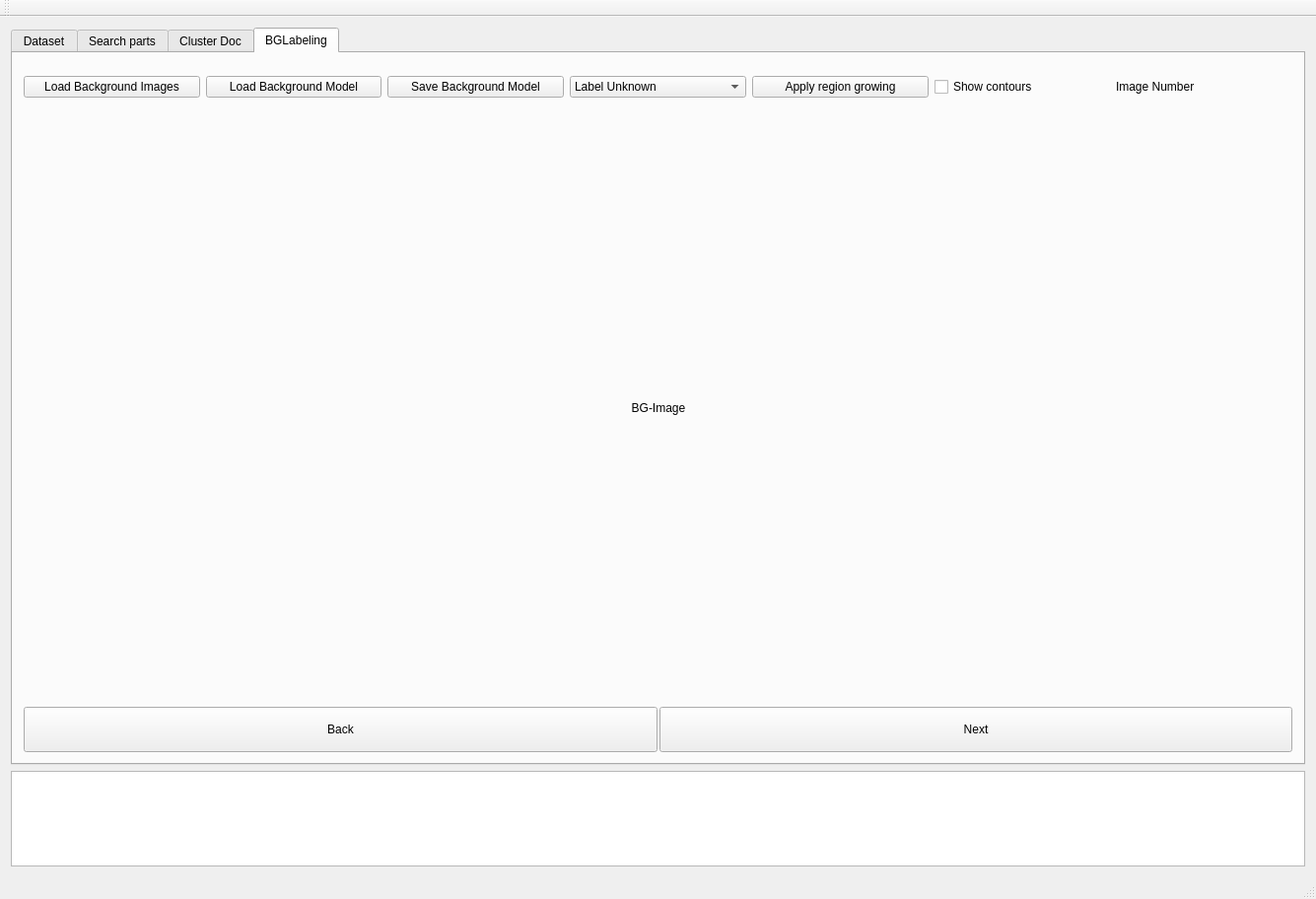
<?xml version="1.0" encoding="UTF-8"?>
<ui version="4.0">
 <class>MainWindow</class>
 <widget class="QMainWindow" name="MainWindow">
  <property name="geometry">
   <rect>
    <x>0</x>
    <y>0</y>
    <width>1302</width>
    <height>912</height>
   </rect>
  </property>
  <property name="sizePolicy">
   <sizepolicy hsizetype="Preferred" vsizetype="Maximum">
    <horstretch>0</horstretch>
    <verstretch>0</verstretch>
   </sizepolicy>
  </property>
  <property name="windowTitle">
   <string>MainWindow</string>
  </property>
  <widget class="QWidget" name="centralWidget">
   <property name="sizePolicy">
    <sizepolicy hsizetype="Preferred" vsizetype="Preferred">
     <horstretch>0</horstretch>
     <verstretch>0</verstretch>
    </sizepolicy>
   </property>
   <layout class="QVBoxLayout" name="verticalLayout">
    <item>
     <layout class="QGridLayout" name="gridLayout_7">
      <item row="1" column="0">
       <widget class="QTabWidget" name="TAB">
        <property name="sizePolicy">
         <sizepolicy hsizetype="Expanding" vsizetype="Expanding">
          <horstretch>0</horstretch>
          <verstretch>0</verstretch>
         </sizepolicy>
        </property>
        <property name="currentIndex">
         <number>3</number>
        </property>
        <widget class="QWidget" name="DATASET">
         <property name="enabled">
          <bool>true</bool>
         </property>
         <property name="sizePolicy">
          <sizepolicy hsizetype="Expanding" vsizetype="Expanding">
           <horstretch>0</horstretch>
           <verstretch>0</verstretch>
          </sizepolicy>
         </property>
         <attribute name="title">
          <string>Dataset</string>
         </attribute>
         <layout class="QGridLayout" name="gridLayout_3">
          <property name="leftMargin">
           <number>0</number>
          </property>
          <property name="topMargin">
           <number>0</number>
          </property>
          <property name="rightMargin">
           <number>0</number>
          </property>
          <property name="bottomMargin">
           <number>0</number>
          </property>
          <item row="0" column="0">
           <layout class="QGridLayout" name="gridLayout_2">
            <item row="0" column="0">
             <layout class="QGridLayout" name="gridLayout_6">
              <item row="0" column="0">
               <spacer name="horizontalSpacer_11">
                <property name="orientation">
                 <enum>Qt::Horizontal</enum>
                </property>
                <property name="sizeType">
                 <enum>QSizePolicy::Preferred</enum>
                </property>
                <property name="sizeHint" stdset="0">
                 <size>
                  <width>160</width>
                  <height>20</height>
                 </size>
                </property>
               </spacer>
              </item>
              <item row="0" column="3">
               <layout class="QVBoxLayout" name="verticalLayout_6">
                <property name="spacing">
                 <number>2</number>
                </property>
                <item>
                 <widget class="QLabel" name="CreateDatasetLabel">
                  <property name="enabled">
                   <bool>true</bool>
                  </property>
                  <property name="sizePolicy">
                   <sizepolicy hsizetype="Expanding" vsizetype="Fixed">
                    <horstretch>0</horstretch>
                    <verstretch>0</verstretch>
                   </sizepolicy>
                  </property>
                  <property name="minimumSize">
                   <size>
                    <width>10</width>
                    <height>40</height>
                   </size>
                  </property>
                  <property name="maximumSize">
                   <size>
                    <width>700</width>
                    <height>60</height>
                   </size>
                  </property>
                  <property name="font">
                   <font>
                    <pointsize>25</pointsize>
                    <weight>50</weight>
                    <bold>false</bold>
                    <underline>true</underline>
                    <kerning>true</kerning>
                   </font>
                  </property>
                  <property name="layoutDirection">
                   <enum>Qt::LeftToRight</enum>
                  </property>
                  <property name="text">
                   <string>Create Dataset</string>
                  </property>
                  <property name="textFormat">
                   <enum>Qt::AutoText</enum>
                  </property>
                  <property name="scaledContents">
                   <bool>true</bool>
                  </property>
                  <property name="alignment">
                   <set>Qt::AlignCenter</set>
                  </property>
                 </widget>
                </item>
                <item>
                 <layout class="QHBoxLayout" name="horizontalLayout_13">
                  <property name="spacing">
                   <number>3</number>
                  </property>
                  <item>
                   <widget class="QPushButton" name="CreateCompDataset">
                    <property name="text">
                     <string>Create component dataset</string>
                    </property>
                   </widget>
                  </item>
                  <item>
                   <widget class="QPushButton" name="LoadCompDataset">
                    <property name="text">
                     <string>Load component dataset</string>
                    </property>
                   </widget>
                  </item>
                  <item>
                   <widget class="QPushButton" name="SaveCompDataset">
                    <property name="text">
                     <string>Save component dataset</string>
                    </property>
                   </widget>
                  </item>
                 </layout>
                </item>
               </layout>
              </item>
              <item row="0" column="4">
               <spacer name="horizontalSpacer_12">
                <property name="orientation">
                 <enum>Qt::Horizontal</enum>
                </property>
                <property name="sizeType">
                 <enum>QSizePolicy::Preferred</enum>
                </property>
                <property name="sizeHint" stdset="0">
                 <size>
                  <width>160</width>
                  <height>20</height>
                 </size>
                </property>
               </spacer>
              </item>
             </layout>
            </item>
            <item row="1" column="0">
             <layout class="QGridLayout" name="gridLayout_5">
              <item row="1" column="0">
               <layout class="QVBoxLayout" name="verticalLayout_11">
                <property name="spacing">
                 <number>9</number>
                </property>
                <item>
                 <widget class="QLineEdit" name="ComponentName">
                  <property name="sizePolicy">
                   <sizepolicy hsizetype="Minimum" vsizetype="Fixed">
                    <horstretch>0</horstretch>
                    <verstretch>0</verstretch>
                   </sizepolicy>
                  </property>
                  <property name="text">
                   <string/>
                  </property>
                 </widget>
                </item>
                <item>
                 <widget class="QLabel" name="ComponentPathLabel">
                  <property name="sizePolicy">
                   <sizepolicy hsizetype="Minimum" vsizetype="Fixed">
                    <horstretch>0</horstretch>
                    <verstretch>0</verstretch>
                   </sizepolicy>
                  </property>
                  <property name="text">
                   <string>Component dataset path</string>
                  </property>
                 </widget>
                </item>
                <item>
                 <layout class="QHBoxLayout" name="horizontalLayout_4">
                  <item>
                   <widget class="QLineEdit" name="ComponentDatasetPath">
                    <property name="sizePolicy">
                     <sizepolicy hsizetype="Minimum" vsizetype="Fixed">
                      <horstretch>0</horstretch>
                      <verstretch>0</verstretch>
                     </sizepolicy>
                    </property>
                    <property name="text">
                     <string/>
                    </property>
                   </widget>
                  </item>
                 </layout>
                </item>
                <item>
                 <layout class="QHBoxLayout" name="horizontalLayout_25">
                  <property name="spacing">
                   <number>3</number>
                  </property>
                  <item>
                   <layout class="QVBoxLayout" name="verticalLayout_4">
                    <property name="spacing">
                     <number>2</number>
                    </property>
                    <item>
                     <widget class="QLabel" name="ComponentWidthLabel">
                      <property name="sizePolicy">
                       <sizepolicy hsizetype="Preferred" vsizetype="Fixed">
                        <horstretch>0</horstretch>
                        <verstretch>0</verstretch>
                       </sizepolicy>
                      </property>
                      <property name="text">
                       <string>Component width [mm]</string>
                      </property>
                     </widget>
                    </item>
                    <item>
                     <widget class="QLineEdit" name="ComponentWidth">
                      <property name="enabled">
                       <bool>true</bool>
                      </property>
                      <property name="sizePolicy">
                       <sizepolicy hsizetype="Minimum" vsizetype="Fixed">
                        <horstretch>0</horstretch>
                        <verstretch>0</verstretch>
                       </sizepolicy>
                      </property>
                      <property name="text">
                       <string>0</string>
                      </property>
                     </widget>
                    </item>
                   </layout>
                  </item>
                  <item>
                   <layout class="QVBoxLayout" name="verticalLayout_5">
                    <item>
                     <widget class="QLabel" name="ComponentHeightLabel">
                      <property name="sizePolicy">
                       <sizepolicy hsizetype="Preferred" vsizetype="Fixed">
                        <horstretch>0</horstretch>
                        <verstretch>0</verstretch>
                       </sizepolicy>
                      </property>
                      <property name="text">
                       <string>Component height [mm]</string>
                      </property>
                     </widget>
                    </item>
                    <item>
                     <widget class="QLineEdit" name="ComponentHeight">
                      <property name="sizePolicy">
                       <sizepolicy hsizetype="Preferred" vsizetype="Fixed">
                        <horstretch>0</horstretch>
                        <verstretch>0</verstretch>
                       </sizepolicy>
                      </property>
                      <property name="text">
                       <string>0</string>
                      </property>
                     </widget>
                    </item>
                   </layout>
                  </item>
                 </layout>
                </item>
                <item>
                 <layout class="QHBoxLayout" name="horizontalLayout_26">
                  <property name="spacing">
                   <number>2</number>
                  </property>
                  <item>
                   <layout class="QVBoxLayout" name="verticalLayout_7">
                    <property name="spacing">
                     <number>2</number>
                    </property>
                    <item>
                     <widget class="QLabel" name="BorderSizeLabel">
                      <property name="sizePolicy">
                       <sizepolicy hsizetype="Preferred" vsizetype="Fixed">
                        <horstretch>0</horstretch>
                        <verstretch>0</verstretch>
                       </sizepolicy>
                      </property>
                      <property name="text">
                       <string>BorderSize [mm]</string>
                      </property>
                     </widget>
                    </item>
                    <item>
                     <widget class="QLineEdit" name="BorderSize">
                      <property name="sizePolicy">
                       <sizepolicy hsizetype="Preferred" vsizetype="Fixed">
                        <horstretch>0</horstretch>
                        <verstretch>0</verstretch>
                       </sizepolicy>
                      </property>
                      <property name="text">
                       <string>0</string>
                      </property>
                     </widget>
                    </item>
                   </layout>
                  </item>
                  <item>
                   <layout class="QVBoxLayout" name="verticalLayout_8">
                    <property name="spacing">
                     <number>2</number>
                    </property>
                    <item>
                     <widget class="QLabel" name="ComponentIDLabel">
                      <property name="sizePolicy">
                       <sizepolicy hsizetype="Preferred" vsizetype="Fixed">
                        <horstretch>0</horstretch>
                        <verstretch>0</verstretch>
                       </sizepolicy>
                      </property>
                      <property name="text">
                       <string>Component ID [int]</string>
                      </property>
                     </widget>
                    </item>
                    <item>
                     <widget class="QLineEdit" name="ComponentID">
                      <property name="sizePolicy">
                       <sizepolicy hsizetype="Preferred" vsizetype="Fixed">
                        <horstretch>0</horstretch>
                        <verstretch>0</verstretch>
                       </sizepolicy>
                      </property>
                      <property name="text">
                       <string>0</string>
                      </property>
                     </widget>
                    </item>
                   </layout>
                  </item>
                 </layout>
                </item>
                <item>
                 <layout class="QHBoxLayout" name="horizontalLayout_27">
                  <property name="spacing">
                   <number>2</number>
                  </property>
                  <item>
                   <layout class="QVBoxLayout" name="verticalLayout_14">
                    <item>
                     <widget class="QLabel" name="label_2">
                      <property name="sizePolicy">
                       <sizepolicy hsizetype="Preferred" vsizetype="Fixed">
                        <horstretch>0</horstretch>
                        <verstretch>0</verstretch>
                       </sizepolicy>
                      </property>
                      <property name="text">
                       <string>Online database</string>
                      </property>
                     </widget>
                    </item>
                    <item>
                     <widget class="QLineEdit" name="OCROnlineDataBase">
                      <property name="sizePolicy">
                       <sizepolicy hsizetype="Preferred" vsizetype="Fixed">
                        <horstretch>0</horstretch>
                        <verstretch>0</verstretch>
                       </sizepolicy>
                      </property>
                      <property name="text">
                       <string/>
                      </property>
                     </widget>
                    </item>
                   </layout>
                  </item>
                 </layout>
                </item>
                <item>
                 <layout class="QVBoxLayout" name="verticalLayout_10">
                  <item>
                   <widget class="QLabel" name="OCRTextLabel">
                    <property name="sizePolicy">
                     <sizepolicy hsizetype="Preferred" vsizetype="Fixed">
                      <horstretch>0</horstretch>
                      <verstretch>0</verstretch>
                     </sizepolicy>
                    </property>
                    <property name="text">
                     <string>OCR Text</string>
                    </property>
                   </widget>
                  </item>
                  <item>
                   <widget class="QLineEdit" name="OCRText">
                    <property name="sizePolicy">
                     <sizepolicy hsizetype="Preferred" vsizetype="Fixed">
                      <horstretch>0</horstretch>
                      <verstretch>0</verstretch>
                     </sizepolicy>
                    </property>
                    <property name="text">
                     <string/>
                    </property>
                   </widget>
                  </item>
                  <item>
                   <layout class="QHBoxLayout" name="horizontalLayout_6">
                    <item>
                     <widget class="QCheckBox" name="OCRAxialSymmetricHorizontal">
                      <property name="text">
                       <string>OCR Horizontal symmetric</string>
                      </property>
                     </widget>
                    </item>
                    <item>
                     <widget class="QCheckBox" name="OCRAxialSymmetricVertical">
                      <property name="text">
                       <string>OCR Vetical symmetric</string>
                      </property>
                     </widget>
                    </item>
                   </layout>
                  </item>
                 </layout>
                </item>
                <item>
                 <layout class="QVBoxLayout" name="verticalLayout_16">
                  <property name="spacing">
                   <number>2</number>
                  </property>
                  <item>
                   <widget class="QLabel" name="RotationLabel">
                    <property name="sizePolicy">
                     <sizepolicy hsizetype="Preferred" vsizetype="Fixed">
                      <horstretch>0</horstretch>
                      <verstretch>0</verstretch>
                     </sizepolicy>
                    </property>
                    <property name="text">
                     <string>Component Rotation</string>
                    </property>
                   </widget>
                  </item>
                  <item>
                   <layout class="QHBoxLayout" name="horizontalLayout_5">
                    <property name="spacing">
                     <number>2</number>
                    </property>
                    <item>
                     <widget class="QCheckBox" name="AxialSymmetricHorizontal">
                      <property name="text">
                       <string>Horizontal symmetric </string>
                      </property>
                     </widget>
                    </item>
                    <item>
                     <widget class="QCheckBox" name="AxialSymmetricVertical">
                      <property name="text">
                       <string>Vertical symmetric </string>
                      </property>
                     </widget>
                    </item>
                   </layout>
                  </item>
                  <item>
                   <widget class="QLabel" name="ComponentRotationSelectLabel">
                    <property name="sizePolicy">
                     <sizepolicy hsizetype="Preferred" vsizetype="Fixed">
                      <horstretch>0</horstretch>
                      <verstretch>0</verstretch>
                     </sizepolicy>
                    </property>
                    <property name="text">
                     <string>Component Rotation Select</string>
                    </property>
                   </widget>
                  </item>
                  <item>
                   <widget class="QComboBox" name="ComponentRotationSelect">
                    <property name="enabled">
                     <bool>true</bool>
                    </property>
                    <property name="editable">
                     <bool>false</bool>
                    </property>
                    <property name="currentText">
                     <string>TOP (red)</string>
                    </property>
                    <item>
                     <property name="text">
                      <string>TOP (red)</string>
                     </property>
                    </item>
                    <item>
                     <property name="text">
                      <string>RIGHT (green)</string>
                     </property>
                    </item>
                    <item>
                     <property name="text">
                      <string>LEFT (yellow)</string>
                     </property>
                    </item>
                    <item>
                     <property name="text">
                      <string>BOTTOM (blue)</string>
                     </property>
                    </item>
                   </widget>
                  </item>
                 </layout>
                </item>
                <item>
                 <widget class="QLabel" name="ComponentDescriptionLabel">
                  <property name="sizePolicy">
                   <sizepolicy hsizetype="Preferred" vsizetype="Fixed">
                    <horstretch>0</horstretch>
                    <verstretch>0</verstretch>
                   </sizepolicy>
                  </property>
                  <property name="text">
                   <string>ComponentDescription</string>
                  </property>
                 </widget>
                </item>
                <item>
                 <widget class="QTextEdit" name="ComponentDescription">
                  <property name="sizePolicy">
                   <sizepolicy hsizetype="Preferred" vsizetype="Preferred">
                    <horstretch>0</horstretch>
                    <verstretch>0</verstretch>
                   </sizepolicy>
                  </property>
                  <property name="documentTitle">
                   <string>Description</string>
                  </property>
                  <property name="placeholderText">
                   <string>Component Description</string>
                  </property>
                 </widget>
                </item>
               </layout>
              </item>
              <item row="1" column="1">
               <layout class="QHBoxLayout" name="horizontalLayout_28">
                <item>
                 <spacer name="horizontalSpacer">
                  <property name="orientation">
                   <enum>Qt::Horizontal</enum>
                  </property>
                  <property name="sizeType">
                   <enum>QSizePolicy::Expanding</enum>
                  </property>
                  <property name="sizeHint" stdset="0">
                   <size>
                    <width>40</width>
                    <height>20</height>
                   </size>
                  </property>
                 </spacer>
                </item>
                <item>
                 <widget class="QLabel" name="Image">
                  <property name="sizePolicy">
                   <sizepolicy hsizetype="Fixed" vsizetype="Fixed">
                    <horstretch>0</horstretch>
                    <verstretch>0</verstretch>
                   </sizepolicy>
                  </property>
                  <property name="minimumSize">
                   <size>
                    <width>800</width>
                    <height>600</height>
                   </size>
                  </property>
                  <property name="maximumSize">
                   <size>
                    <width>800</width>
                    <height>600</height>
                   </size>
                  </property>
                  <property name="text">
                   <string>Image</string>
                  </property>
                  <property name="alignment">
                   <set>Qt::AlignCenter</set>
                  </property>
                 </widget>
                </item>
                <item>
                 <spacer name="horizontalSpacer_2">
                  <property name="orientation">
                   <enum>Qt::Horizontal</enum>
                  </property>
                  <property name="sizeHint" stdset="0">
                   <size>
                    <width>40</width>
                    <height>20</height>
                   </size>
                  </property>
                 </spacer>
                </item>
                <item>
                 <layout class="QVBoxLayout" name="verticalLayout_9">
                  <item>
                   <widget class="QCheckBox" name="BBox">
                    <property name="sizePolicy">
                     <sizepolicy hsizetype="Preferred" vsizetype="Fixed">
                      <horstretch>0</horstretch>
                      <verstretch>0</verstretch>
                     </sizepolicy>
                    </property>
                    <property name="text">
                     <string>Select/Delete Bounding Box</string>
                    </property>
                   </widget>
                  </item>
                  <item>
                   <widget class="QPushButton" name="ComponentMean">
                    <property name="text">
                     <string>Compute component mean</string>
                    </property>
                   </widget>
                  </item>
                  <item>
                   <widget class="QPushButton" name="AddImage">
                    <property name="sizePolicy">
                     <sizepolicy hsizetype="Preferred" vsizetype="Fixed">
                      <horstretch>0</horstretch>
                      <verstretch>0</verstretch>
                     </sizepolicy>
                    </property>
                    <property name="text">
                     <string>Add image</string>
                    </property>
                   </widget>
                  </item>
                  <item>
                   <widget class="QPushButton" name="DeleteImage">
                    <property name="text">
                     <string>Delete image</string>
                    </property>
                   </widget>
                  </item>
                  <item>
                   <widget class="QLabel" name="ImageScale">
                    <property name="sizePolicy">
                     <sizepolicy hsizetype="Preferred" vsizetype="Fixed">
                      <horstretch>0</horstretch>
                      <verstretch>0</verstretch>
                     </sizepolicy>
                    </property>
                    <property name="text">
                     <string>Image scale [px/mm]</string>
                    </property>
                   </widget>
                  </item>
                  <item>
                   <widget class="QLabel" name="ImageNumber">
                    <property name="sizePolicy">
                     <sizepolicy hsizetype="Preferred" vsizetype="Fixed">
                      <horstretch>0</horstretch>
                      <verstretch>0</verstretch>
                     </sizepolicy>
                    </property>
                    <property name="text">
                     <string>Image number: 0 / 0</string>
                    </property>
                   </widget>
                  </item>
                  <item>
                   <spacer name="verticalSpacer">
                    <property name="orientation">
                     <enum>Qt::Vertical</enum>
                    </property>
                    <property name="sizeType">
                     <enum>QSizePolicy::Expanding</enum>
                    </property>
                    <property name="sizeHint" stdset="0">
                     <size>
                      <width>20</width>
                      <height>40</height>
                     </size>
                    </property>
                   </spacer>
                  </item>
                 </layout>
                </item>
               </layout>
              </item>
              <item row="0" column="0">
               <widget class="QLabel" name="ComponentNameLabel">
                <property name="sizePolicy">
                 <sizepolicy hsizetype="Preferred" vsizetype="Fixed">
                  <horstretch>0</horstretch>
                  <verstretch>0</verstretch>
                 </sizepolicy>
                </property>
                <property name="text">
                 <string>Component name</string>
                </property>
               </widget>
              </item>
             </layout>
            </item>
            <item row="2" column="0">
             <layout class="QGridLayout" name="gridLayout_4">
              <item row="0" column="0">
               <spacer name="horizontalSpacer_9">
                <property name="orientation">
                 <enum>Qt::Horizontal</enum>
                </property>
                <property name="sizeType">
                 <enum>QSizePolicy::Fixed</enum>
                </property>
                <property name="sizeHint" stdset="0">
                 <size>
                  <width>400</width>
                  <height>20</height>
                 </size>
                </property>
               </spacer>
              </item>
              <item row="0" column="1">
               <layout class="QHBoxLayout" name="horizontalLayout_23">
                <item>
                 <layout class="QHBoxLayout" name="horizontalLayout_24">
                  <property name="spacing">
                   <number>2</number>
                  </property>
                  <item>
                   <widget class="QPushButton" name="Back">
                    <property name="sizePolicy">
                     <sizepolicy hsizetype="Minimum" vsizetype="Preferred">
                      <horstretch>0</horstretch>
                      <verstretch>0</verstretch>
                     </sizepolicy>
                    </property>
                    <property name="text">
                     <string>Back</string>
                    </property>
                   </widget>
                  </item>
                  <item>
                   <widget class="QPushButton" name="Next">
                    <property name="sizePolicy">
                     <sizepolicy hsizetype="Minimum" vsizetype="Preferred">
                      <horstretch>0</horstretch>
                      <verstretch>0</verstretch>
                     </sizepolicy>
                    </property>
                    <property name="text">
                     <string>Next</string>
                    </property>
                   </widget>
                  </item>
                 </layout>
                </item>
               </layout>
              </item>
              <item row="0" column="2">
               <spacer name="horizontalSpacer_10">
                <property name="orientation">
                 <enum>Qt::Horizontal</enum>
                </property>
                <property name="sizeType">
                 <enum>QSizePolicy::Fixed</enum>
                </property>
                <property name="sizeHint" stdset="0">
                 <size>
                  <width>300</width>
                  <height>20</height>
                 </size>
                </property>
               </spacer>
              </item>
             </layout>
            </item>
           </layout>
          </item>
         </layout>
        </widget>
        <widget class="QWidget" name="SEARCH">
         <attribute name="title">
          <string>Search parts</string>
         </attribute>
         <layout class="QVBoxLayout" name="verticalLayout_2">
          <item>
           <layout class="QVBoxLayout" name="SEARCH_Vertical">
            <property name="spacing">
             <number>3</number>
            </property>
           </layout>
          </item>
         </layout>
        </widget>
        <widget class="QWidget" name="TRAINING">
         <attribute name="title">
          <string>Cluster Doc</string>
         </attribute>
         <layout class="QGridLayout" name="gridLayout">
          <item row="0" column="0">
           <layout class="QHBoxLayout" name="horizontalLayout"/>
          </item>
         </layout>
        </widget>
        <widget class="QWidget" name="BGLabel">
         <attribute name="title">
          <string>BGLabeling</string>
         </attribute>
         <layout class="QGridLayout" name="gridLayout_8">
          <item row="0" column="0">
           <layout class="QHBoxLayout" name="horizontalLayout_2">
            <item>
             <layout class="QVBoxLayout" name="verticalLayout_3">
              <property name="spacing">
               <number>3</number>
              </property>
              <item>
               <layout class="QHBoxLayout" name="horizontalLayout_3">
                <item>
                 <widget class="QPushButton" name="LoadBackgroundImages">
                  <property name="text">
                   <string>Load Background Images</string>
                  </property>
                 </widget>
                </item>
                <item>
                 <widget class="QPushButton" name="LoadBackgroundModel">
                  <property name="text">
                   <string>Load Background Model</string>
                  </property>
                 </widget>
                </item>
                <item>
                 <widget class="QPushButton" name="SaveBackgroundModel">
                  <property name="text">
                   <string>Save Background Model</string>
                  </property>
                 </widget>
                </item>
                <item>
                 <widget class="QComboBox" name="LabelBG">
                  <item>
                   <property name="text">
                    <string>Label Unknown</string>
                   </property>
                  </item>
                  <item>
                   <property name="text">
                    <string>Label Background</string>
                   </property>
                  </item>
                  <item>
                   <property name="text">
                    <string>Label Parts</string>
                   </property>
                  </item>
                 </widget>
                </item>
                <item>
                 <widget class="QPushButton" name="RegionGrowing">
                  <property name="text">
                   <string>Apply region growing</string>
                  </property>
                 </widget>
                </item>
                <item>
                 <widget class="QCheckBox" name="ShowContours">
                  <property name="text">
                   <string>Show contours</string>
                  </property>
                 </widget>
                </item>
                <item>
                 <widget class="QLabel" name="ImageNumberBG">
                  <property name="text">
                   <string>Image Number</string>
                  </property>
                 </widget>
                </item>
               </layout>
              </item>
              <item>
               <layout class="QHBoxLayout" name="horizontalLayout_8">
                <item>
                 <spacer name="horizontalSpacer_3">
                  <property name="orientation">
                   <enum>Qt::Horizontal</enum>
                  </property>
                  <property name="sizeHint" stdset="0">
                   <size>
                    <width>40</width>
                    <height>20</height>
                   </size>
                  </property>
                 </spacer>
                </item>
                <item>
                 <widget class="QLabel" name="ImageBG">
                  <property name="sizePolicy">
                   <sizepolicy hsizetype="Fixed" vsizetype="Fixed">
                    <horstretch>0</horstretch>
                    <verstretch>0</verstretch>
                   </sizepolicy>
                  </property>
                  <property name="minimumSize">
                   <size>
                    <width>800</width>
                    <height>600</height>
                   </size>
                  </property>
                  <property name="maximumSize">
                   <size>
                    <width>800</width>
                    <height>600</height>
                   </size>
                  </property>
                  <property name="text">
                   <string>BG-Image</string>
                  </property>
                  <property name="alignment">
                   <set>Qt::AlignCenter</set>
                  </property>
                 </widget>
                </item>
                <item>
                 <spacer name="horizontalSpacer_4">
                  <property name="orientation">
                   <enum>Qt::Horizontal</enum>
                  </property>
                  <property name="sizeHint" stdset="0">
                   <size>
                    <width>40</width>
                    <height>20</height>
                   </size>
                  </property>
                 </spacer>
                </item>
               </layout>
              </item>
              <item>
               <layout class="QHBoxLayout" name="horizontalLayout_7">
                <property name="spacing">
                 <number>2</number>
                </property>
                <item>
                 <widget class="QPushButton" name="BackBG">
                  <property name="sizePolicy">
                   <sizepolicy hsizetype="Minimum" vsizetype="Preferred">
                    <horstretch>0</horstretch>
                    <verstretch>0</verstretch>
                   </sizepolicy>
                  </property>
                  <property name="text">
                   <string>Back</string>
                  </property>
                 </widget>
                </item>
                <item>
                 <widget class="QPushButton" name="NextBG">
                  <property name="sizePolicy">
                   <sizepolicy hsizetype="Minimum" vsizetype="Preferred">
                    <horstretch>0</horstretch>
                    <verstretch>0</verstretch>
                   </sizepolicy>
                  </property>
                  <property name="text">
                   <string>Next</string>
                  </property>
                 </widget>
                </item>
               </layout>
              </item>
             </layout>
            </item>
           </layout>
          </item>
         </layout>
        </widget>
       </widget>
      </item>
     </layout>
    </item>
    <item>
     <widget class="QTextBrowser" name="StatusLine"/>
    </item>
   </layout>
  </widget>
  <widget class="QMenuBar" name="menuBar">
   <property name="geometry">
    <rect>
     <x>0</x>
     <y>0</y>
     <width>1302</width>
     <height>21</height>
    </rect>
   </property>
  </widget>
  <widget class="QToolBar" name="mainToolBar">
   <attribute name="toolBarArea">
    <enum>TopToolBarArea</enum>
   </attribute>
   <attribute name="toolBarBreak">
    <bool>false</bool>
   </attribute>
  </widget>
  <widget class="QStatusBar" name="statusBar"/>
 </widget>
 <layoutdefault spacing="6" margin="11"/>
 <resources/>
 <connections/>
</ui>
